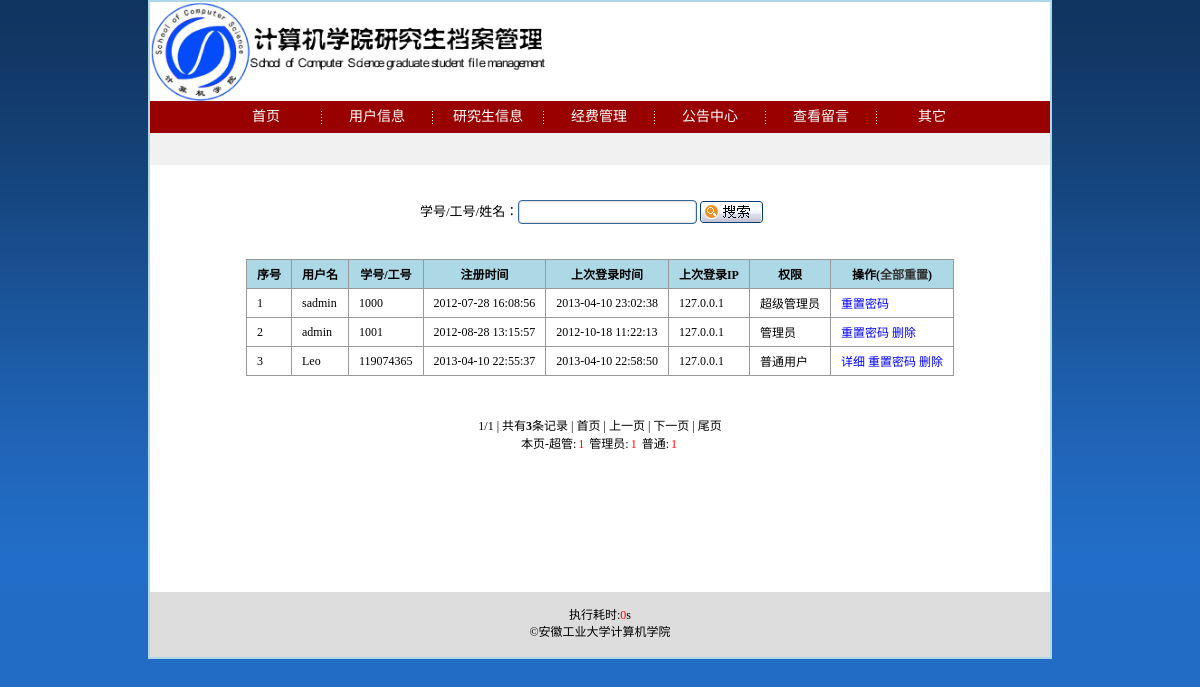
Page /user_data.php (signed in) on the committed database.
### tables this page shows
CREATE TABLE IF NOT EXISTS `gm_user` (
  `gm_id` mediumint(8) unsigned NOT NULL auto_increment COMMENT '用户id',
  `gm_active` char(1) NOT NULL default '0' COMMENT '是否审核',
  `gm_level` char(1) NOT NULL default '1' COMMENT '用户权限',
  `gm_username` varchar(20) NOT NULL COMMENT '用户名',
  `gm_num` int(14) unsigned NOT NULL COMMENT '用户编号',
  `gm_password` char(40) NOT NULL COMMENT '用户密码',
  `gm_reg_time` datetime NOT NULL COMMENT '注册时间',
  `gm_last_time` datetime NOT NULL COMMENT '上次登录时间',
  `gm_last_ip` varchar(20) NOT NULL COMMENT '上次登录IP',
  PRIMARY KEY  (`gm_id`)
);

CREATE TABLE IF NOT EXISTS `gm_system` (
  `gm_id` tinyint(2) unsigned NOT NULL auto_increment COMMENT 'id',
  `gm_webname` varchar(100) NOT NULL COMMENT '网站标题',
  `gm_initial_password` varchar(40) NOT NULL COMMENT '默认密码',
  `gm_register` char(1) NOT NULL COMMENT '是否允许注册',
  `gm_needcode` char(1) NOT NULL COMMENT '是否需要验证码',
  `gm_help_login` varchar(300) default '无' COMMENT '登录界面帮助信息',
  `gm_user_date_page` char(1) NOT NULL COMMENT '用户信息分页',
  `gm_stu_active_page` char(1) NOT NULL COMMENT '审核分页',
  `gm_stu_date_page` char(1) NOT NULL COMMENT '研究生信息分页',
  `gm_message_page` char(1) NOT NULL COMMENT '留言板分页',
  `gm_notice_page` char(1) NOT NULL COMMENT '公告中心分页',
  `gm_funds_admin_page` char(1) NOT NULL COMMENT '经费管理分页',
  `gm_user_date_pagesize` char(4) NOT NULL COMMENT '用户信息分页大小',
  `gm_stu_active_pagesize` char(4) NOT NULL COMMENT '审核分页大小',
  `gm_stu_date_pagesize` char(4) NOT NULL COMMENT '研究生信息分页大小',
  `gm_message_pagesize` char(4) NOT NULL COMMENT '留言板分页大小',
  `gm_notice_pagesize` char(4) NOT NULL COMMENT '公告中心分页大小',
  `gm_funds_admin_pagesize` char(4) NOT NULL COMMENT '经费管理分页大小',
  `gm_inputDetails` varchar(200) default NULL COMMENT '学生申请经费事由',
  PRIMARY KEY  (`gm_id`)
);

### includes/mysql.func.php (called while the page is built, shortened)
<?php
function _query($sql){
	return mysql_query($sql);
}
function _fetch_array($sql){
	return mysql_fetch_array(_query($sql));
}
function _fetch_array_list($res){
	return mysql_fetch_array($res);
}
?>

### includes/common.inc.php (called while the page is built, shortened)
<?php
require ROOT_PATH.'includes/global.func.php';
require ROOT_PATH.'includes/mysql.func.php';
if (!!$_rows = _fetch_array("SELECT
													gm_webname,
													gm_initial_password,
													gm_register,
													gm_needcode,
													gm_help_login,
													gm_user_date_page,
													gm_stu_active_page,
													gm_stu_date_page,
													gm_message_page,
													gm_notice_page,
													gm_funds_admin_page,
													gm_user_date_pagesize,
													gm_stu_active_pagesize,
													gm_stu_date_pagesize,
													gm_message_pagesize,
													gm_notice_pagesize,
													gm_funds_admin_pagesize,
													gm_inputDetails
												FROM
													gm_system
											 WHERE
													gm_id=1
													LIMIT 1"
)) {
	$_system = array();
	$_system['webname'] = $_rows['gm_webname'];
	$_system['initial_password'] = $_rows['gm_initial_password'];
	$_system['register'] = $_rows['gm_register'];
	$_system['needcode'] = $_rows['gm_needcode'];
	$_system['help_login'] = $_rows['gm_help_login'];
	$_system['user_date_page'] = $_rows['gm_user_date_page'];
	$_system['stu_active_page'] = $_rows['gm_stu_active_page'];
	$_system['stu_date_page'] = $_rows['gm_stu_date_page'];
	$_system['message_page'] = $_rows['gm_message_page'];
	$_system['notice_page'] = $_rows['gm_notice_page'];
	$_system['funds_admin_page'] = $_rows['gm_funds_admin_page'];
	$_system['user_date_pagesize'] = $_rows['gm_user_date_pagesize'];
	$_system['stu_active_pagesize'] = $_rows['gm_stu_active_pagesize'];
	$_system['stu_date_pagesize'] = $_rows['gm_stu_date_pagesize'];
	$_system['message_pagesize'] = $_rows['gm_message_pagesize'];
	$_system['notice_pagesize'] = $_rows['gm_notice_pagesize'];
	$_system['funds_admin_pagesize'] = $_rows['gm_funds_admin_pagesize'];
	$_system['inputDetails'] = $_rows['gm_inputDetails'];
} else {
	exit('数据库系统设置表异常，请管理员检查！');
}
?>

### user_data.php (the view, shortened to what this page needs)
<?php
require dirname(__FILE__).'/includes/common.inc.php';
if($_GET['action']=='' ){
if($num=_num_rows("SELECT gm_active FROM gm_user WHERE gm_active='1'")){
	$res=_query("SELECT * FROM gm_user WHERE gm_active='1' ORDER BY gm_level DESC,gm_num LIMIT $pagenum,$pagesize");
}
}elseif($_GET['action']=='one' and $_POST['num']!=''){
	$res=_query("SELECT * FROM gm_user WHERE gm_active='1' AND (gm_num LIKE '%{$_POST['num']}%' OR gm_username LIKE '%{$_POST['num']}%')");
	$pagesize=$num=_num_rows_list($res);
}
?>
<!DOCTYPE html PUBLIC "-//W3C//DTD XHTML 1.0 Transitional//EN" "http://www.w3.org/TR/xhtml1/DTD/xhtml1-transitional.dtd">
<html xmlns="http://www.w3.org/1999/xhtml">
<head>
<?php
	require ROOT_PATH.'includes/title_admin.inc.php';
?>
</head>
<body>
<?php
	require ROOT_PATH.'includes/header_admin.inc.php';
?>
<div id="main">
<?php
	echo "<div id='search'><form action='user_data.php?action=one' method='post'>学号/工号/姓名：<input type='text' name='num' class='search' /> <input type='image' src='images/search.gif' alt='搜索' class='img'/></form></div>";
?>
	<table class="sortableTable">
		<thead>
			<tr>
				<th class="sortableCol"  valuetype="number">序号</th>
				<th class="sortableCol" >用户名</th>
				<th class="sortableCol"  valuetype="number">学号/工号</th>
				<th class="sortableCol" >注册时间</th>
				<th class="sortableCol">上次登录时间</th>
				<th class="sortableCol" >上次登录IP</th>
				<th class="sortableCol" >权限</th>
				<th>操作<?php if($_SESSION['level']==3)echo '(<a href="###" onclick=_confirm("确定重置所有用户密码吗？\n(这将重置所有用户密码!!并非搜索结果里的用户)","user_data.php?action=password_reset&num=all") >全部重置</a>)'; ?></th>
			</tr>
		</thead>
		<tbody>
		<?php
		$sadmin=$admin=$common=0;
		for($i=1;$i<=$pagesize;$i++){
			$rows=_fetch_array_list($res);
			if($rows['gm_num']=='')
				break;
			switch ($rows['gm_level']){
				case 1:$common++;break;
				case 2:$admin++;break;
				case 3:$sadmin++;break;
			}
			$level=_level($rows['gm_level']);
			echo "<tr><td>$i</td><td>{$rows['gm_username']}</td><td>{$rows['gm_num']}</td><td>{$rows['gm_reg_time']}</td><td>{$rows['gm_last_time']}</td><td>{$rows['gm_last_ip']}</td><td>$level</td>";
			if($_SESSION['level']==2){
				if($rows['gm_level']==1)
					echo "<td><a href='stu_date_one.php?num={$rows['gm_num']}'>详细</a> <a href='###' onclick=_confirm('确定重置该用户密码吗？','user_data.php?action=password_reset&num={$rows['gm_num']}')>重置密码</a></td>";
				else
					echo "<td align='center'>/</td>";
			}elseif($_SESSION['level']==3){
				if($rows['gm_level']==1)
					echo "<td><a href='stu_date_one.php?num={$rows['gm_num']}'>详细</a> <a href='###' onclick=_confirm('确定重置该用户密码吗？','user_data.php?action=password_reset&num={$rows['gm_num']}')>重置密码</a> <a href='###' onclick=_confirm('确定删除该同学资料吗？','user_data.php?action=del&num={$rows['gm_num']}')>删除</a></td>";
				elseif($_SESSION['username']==$rows['gm_username'])
					echo "<td><a href='###' onclick=_confirm('确定重置该用户密码吗？','user_data.php?action=password_reset&num={$rows['gm_num']}')>重置密码</a></td>";
				else
					echo "<td><a href='###' onclick=_confirm('确定重置该用户密码吗？','user_data.php?action=password_reset&num={$rows['gm_num']}')>重置密码</a>  <a href='###' onclick=_confirm('确定删除该用户资料吗？','user_data.php?action=del&num={$rows['gm_num']}')>删除</a></td>";
			}
			echo "</tr>";
		}
		?>
		</tbody>
	</table>
<?php
if($_GET['action']=='')
_paging($_system['user_date_page']);
echo "<p class='record'>本页-超管:<span>$sadmin</span> 管理员:<span>$admin</span> 普通:<span>$common</span></p>";
 ?>
</div>
<?php
	require ROOT_PATH.'includes/footer_admin.inc.php';
?>
</body>
</html>

### includes/global.func.php (shortened to what this page needs)
<?php
function _level($level){
	if($level==1){
		return '普通用户';
	}
	if($level==2){
		return '管理员';
	}
	if($level==3){
		return '超级管理员';
	}
}
function _page($num,$size){
	global $page,$pageabsolute,$pagenum,$pagesize;
	if(isset($_GET['page'])){
		$page = $_GET['page'];
		if(empty($page) or $page<0 or !is_numeric($page)){
			$page = 1;
		}else {
			$page = intval($page);
		}
	}else{
		$page = 1;
	}
	$pagesize =$size;
	if($num == 0){
		$pageabsolute=1;
	}else{
	$pageabsolute=ceil($num/$pagesize);
	}
	$pagenum = ($page-1)*$pagesize;
}
function _paging($type){
	global $pageabsolute,$page,$num;
	if($type==1){
		echo '<div id="page_num">';
		echo '<ul>';
			for($i=1;$i<=$pageabsolute;$i++)
				if($page==$i){
					echo '<li><a href="'.SCRIPT.'.php?page='.$i.'" class="selected">'.$i.'</a></li>';
				}else{
					echo '<li><a href="'.SCRIPT.'.php?page='.$i.'">'.$i.'</a></li>';
				}
		echo '</ul>';
		echo '</div>';
	}elseif ($type==2){
		echo '<div id="page_text">';
		echo '<ul>';
			echo '<li>'.$page.'/'.$pageabsolute.' | </li>';
			echo '<li>共有<strong>'.$num.'</strong>条记录 | </li>';
			if($page==1){
				echo '<li>首页 | </li>';
				echo '<li>上一页 | </li>';
			}else{
				echo '<li><a href="'.SCRIPT.'.php">首页</a> | </li>';
				echo '<li><a href="'.SCRIPT.'.php?page='.($page-1).'">上一页</a> | </li>';
			}
			if($page==$pageabsolute){
				echo '<li>下一页 | </li>';
				echo '<li>尾页</li>';
			}else{
				echo '<li><a href="'.SCRIPT.'.php?page='.($page+1).'">下一页</a> | </li>';
				echo '<li><a href="'.SCRIPT.'.php?page='.$pageabsolute.'">尾页</a></li>';
			}
		echo '</ul>';
		echo '</div>';
	}
}
?>

### styles/basic.css (style rules this page uses)
* { margin:0; padding:0; }
body { font-size:12px; font-family:微软雅黑,黑体; background:url("../images/user_all_bg.gif") repeat-x scroll 50% top #226CC5; }
ul { list-style-type:none; }
input { background:#fff; border:1px solid #369; border-radius:4px; box-shadow:inset 0 0 2px #999; }
#page_text { height:18px; }
#page_text ul { text-align:center; }
#page_text ul li { display:inline; }

### styles/header.css (style rules this page uses)
#main { border-top:0px; }
a { color: #333333; text-decoration: none; }

### styles/user_data.css (style rules this page uses)
#main table { margin:40px auto 40px auto; border-collapse:collapse; }
#main table tr th,td { padding:5px 10px 5px 10px; border:1px solid #999; }
#main table tr td a { color:blue; }
#main table tr th { background:lightblue }
#main table tr th.sortableCol { cursor:pointer; }
#main #search { height:25px; margin:20px 30% 0px 30%; font-size:13px; }
#main #search input.search { height:22px; position:relative; }
#main #search input.img { position:relative; top:7px; border-width:0; }
#body p.record { text-align:center; }
#body p.record span { color:red; padding:0 2px; }

### rows in the picture
gm_user: gm_username "sadmin", gm_num "1000", gm_reg_time "2012-07-28 16:08:56", gm_last_time "2013-04-10 23:02:38", gm_last_ip "127.0.0.1", gm_level "超级管理员"
gm_user: gm_username "admin", gm_num "1001", gm_reg_time "2012-08-28 13:15:57", gm_last_time "2012-10-18 11:22:13", gm_last_ip "127.0.0.1", gm_level "管理员"
gm_user: gm_username "Leo", gm_num "119074365", gm_reg_time "2013-04-10 22:55:37", gm_last_time "2013-04-10 22:58:50", gm_last_ip "127.0.0.1", gm_level "普通用户"
gm_system: gm_funds_admin_pagesize "1"

### other values in the picture
$page "1"
$num "3"
$sadmin "1"
$admin "1"
$common "1"
$end_time-$start_time "0"
